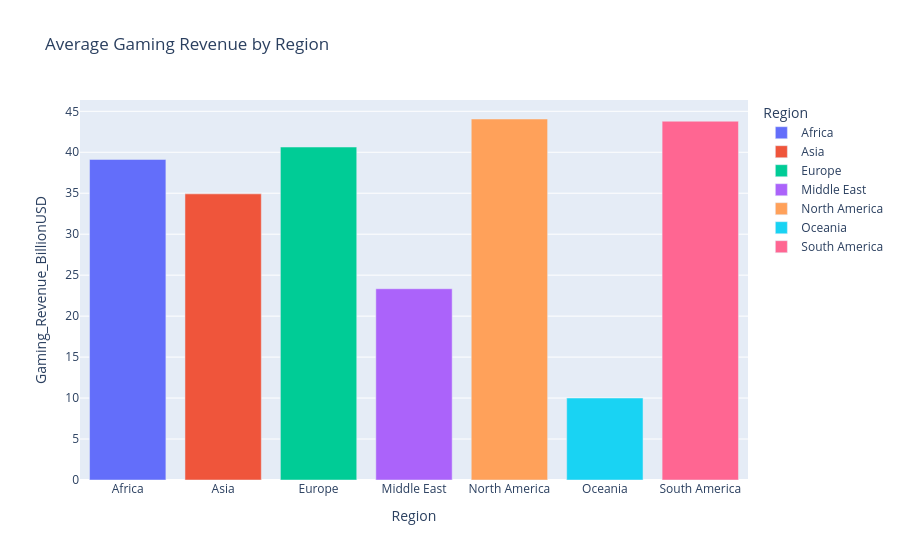

Notebook code for this chart:
### Markdown cell above
# EDA Analysis

### Code cell
avg = df.groupby("Region")["Gaming_Revenue_BillionUSD"].mean().reset_index()

px.bar(avg,
       x="Region",
       y="Gaming_Revenue_BillionUSD",
       color="Region",
       title="Average Gaming Revenue by Region").show()

### Figure 1 — Plotly figure (JSON) as saved in the notebook; plotly's stock layout.template omitted (floating-point values rounded to 4 significant figures)
{"data": [{"hovertemplate": "Region=%{x}<br>Gaming_Revenue_BillionUSD=%{y}<extra></extra>", "legendgroup": "Africa", "marker": {"color": "#636efa", "pattern": {"shape": ""}}, "name": "Africa", "orientation": "v", "showlegend": true, "textposition": "auto", "type": "bar", "x": ["Africa"], "xaxis": "x", "y": [39.13], "yaxis": "y"}, {"hovertemplate": "Region=%{x}<br>Gaming_Revenue_BillionUSD=%{y}<extra></extra>", "legendgroup": "Asia", "marker": {"color": "#EF553B", "pattern": {"shape": ""}}, "name": "Asia", "orientation": "v", "showlegend": true, "textposition": "auto", "type": "bar", "x": ["Asia"], "xaxis": "x", "y": [34.92], "yaxis": "y"}, {"hovertemplate": "Region=%{x}<br>Gaming_Revenue_BillionUSD=%{y}<extra></extra>", "legendgroup": "Europe", "marker": {"color": "#00cc96", "pattern": {"shape": ""}}, "name": "Europe", "orientation": "v", "showlegend": true, "textposition": "auto", "type": "bar", "x": ["Europe"], "xaxis": "x", "y": [40.64], "yaxis": "y"}, {"hovertemplate": "Region=%{x}<br>Gaming_Revenue_BillionUSD=%{y}<extra></extra>", "legendgroup": "Middle East", "marker": {"color": "#ab63fa", "pattern": {"shape": ""}}, "name": "Middle East", "orientation": "v", "showlegend": true, "textposition": "auto", "type": "bar", "x": ["Middle East"], "xaxis": "x", "y": [23.34], "yaxis": "y"}, {"hovertemplate": "Region=%{x}<br>Gaming_Revenue_BillionUSD=%{y}<extra></extra>", "legendgroup": "North America", "marker": {"color": "#FFA15A", "pattern": {"shape": ""}}, "name": "North America", "orientation": "v", "showlegend": true, "textposition": "auto", "type": "bar", "x": ["North America"], "xaxis": "x", "y": [44.06], "yaxis": "y"}, {"hovertemplate": "Region=%{x}<br>Gaming_Revenue_BillionUSD=%{y}<extra></extra>", "legendgroup": "Oceania", "marker": {"color": "#19d3f3", "pattern": {"shape": ""}}, "name": "Oceania", "orientation": "v", "showlegend": true, "textposition": "auto", "type": "bar", "x": ["Oceania"], "xaxis": "x", "y": [10.0], "yaxis": "y"}, {"hovertemplate": "Region=%{x}<br>Gaming_Revenue_BillionUSD=%{y}<extra></extra>", "legendgroup": "South America", "marker": {"color": "#FF6692", "pattern": {"shape": ""}}, "name": "South America", "orientation": "v", "showlegend": true, "textposition": "auto", "type": "bar", "x": ["South America"], "xaxis": "x", "y": [43.79], "yaxis": "y"}], "layout": {"barmode": "relative", "legend": {"title": {"text": "Region"}, "tracegroupgap": 0}, "title": {"text": "Average Gaming Revenue by Region"}, "xaxis": {"anchor": "y", "categoryarray": ["Africa", "Asia", "Europe", "Middle East", "North America", "Oceania", "South America"], "categoryorder": "array", "domain": [0, 1], "title": {"text": "Region"}}, "yaxis": {"anchor": "x", "domain": [0, 1], "title": {"text": "Gaming_Revenue_BillionUSD"}}}}
